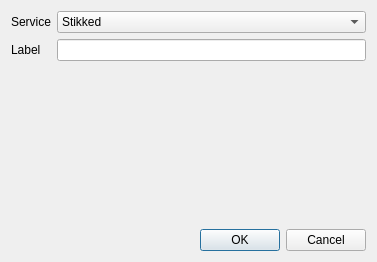
<?xml version="1.0" encoding="UTF-8"?>
<ui version="4.0">
 <class>PasteServiceEditDialog</class>
 <widget class="QDialog" name="PasteServiceEditDialog">
  <property name="geometry">
   <rect>
    <x>0</x>
    <y>0</y>
    <width>377</width>
    <height>262</height>
   </rect>
  </property>
  <property name="windowTitle">
   <string>Paste service</string>
  </property>
  <property name="windowIcon">
   <iconset resource="../../HaveClip.qrc">
    <normaloff>:/gfx/HaveClip_128.png</normaloff>:/gfx/HaveClip_128.png</iconset>
  </property>
  <layout class="QVBoxLayout" name="verticalLayout">
   <item>
    <layout class="QFormLayout" name="formLayout">
     <item row="0" column="0">
      <widget class="QLabel" name="label_3">
       <property name="text">
        <string>Service</string>
       </property>
      </widget>
     </item>
     <item row="0" column="1">
      <widget class="QComboBox" name="pasteServiceComboBox">
       <item>
        <property name="text">
         <string>Stikked</string>
        </property>
       </item>
       <item>
        <property name="text">
         <string>Pastebin.com</string>
        </property>
       </item>
       <item>
        <property name="text">
         <string>HaveSnippet</string>
        </property>
       </item>
      </widget>
     </item>
     <item row="1" column="0">
      <widget class="QLabel" name="labelLabel">
       <property name="text">
        <string>Label</string>
       </property>
      </widget>
     </item>
     <item row="1" column="1">
      <widget class="QLineEdit" name="labelLineEdit"/>
     </item>
    </layout>
   </item>
   <item>
    <widget class="QStackedWidget" name="pasteStackedWidget">
     <property name="currentIndex">
      <number>-1</number>
     </property>
    </widget>
   </item>
   <item>
    <widget class="QDialogButtonBox" name="buttonBox">
     <property name="orientation">
      <enum>Qt::Horizontal</enum>
     </property>
     <property name="standardButtons">
      <set>QDialogButtonBox::Cancel|QDialogButtonBox::Ok</set>
     </property>
    </widget>
   </item>
  </layout>
 </widget>
 <resources>
  <include location="../../HaveClip.qrc"/>
 </resources>
 <connections>
  <connection>
   <sender>buttonBox</sender>
   <signal>accepted()</signal>
   <receiver>PasteServiceEditDialog</receiver>
   <slot>accept()</slot>
   <hints>
    <hint type="sourcelabel">
     <x>248</x>
     <y>254</y>
    </hint>
    <hint type="destinationlabel">
     <x>157</x>
     <y>274</y>
    </hint>
   </hints>
  </connection>
  <connection>
   <sender>buttonBox</sender>
   <signal>rejected()</signal>
   <receiver>PasteServiceEditDialog</receiver>
   <slot>reject()</slot>
   <hints>
    <hint type="sourcelabel">
     <x>316</x>
     <y>260</y>
    </hint>
    <hint type="destinationlabel">
     <x>286</x>
     <y>274</y>
    </hint>
   </hints>
  </connection>
  <connection>
   <sender>pasteServiceComboBox</sender>
   <signal>currentIndexChanged(int)</signal>
   <receiver>pasteStackedWidget</receiver>
   <slot>setCurrentIndex(int)</slot>
   <hints>
    <hint type="sourcelabel">
     <x>213</x>
     <y>21</y>
    </hint>
    <hint type="destinationlabel">
     <x>188</x>
     <y>145</y>
    </hint>
   </hints>
  </connection>
 </connections>
</ui>
